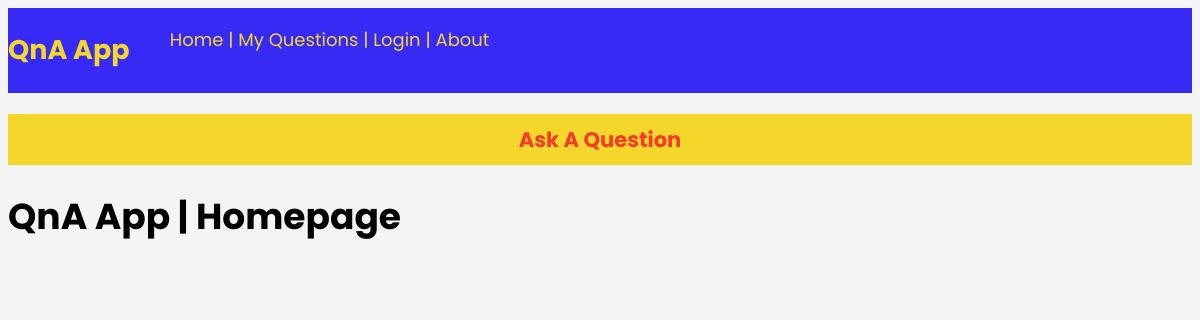
Before: / with the older database file.
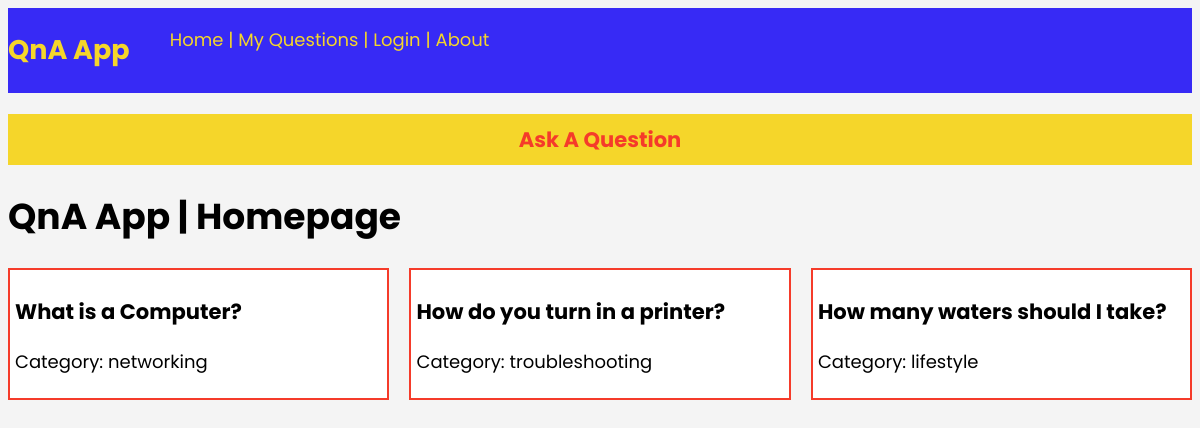
After: the same page with the newer database file.
### models.py (models this page shows)
class Question(db.Model):
    id = db.Column(db.Integer, primary_key = True)
    question_text = db.Column(db.Text, nullable = False)
    category = db.Column(db.String(20), nullable = False)
    asked_by_id = db.Column(db.Integer, db.ForeignKey('user.id'))
    answers_to_question = db.relationship(
        'Answer',
        foreign_keys = 'Answer.for_question_id',
        backref='the_question',
        lazy=True
    )

### app.py (the view)
@app.route('/')
def index():
    questions_dict = Question.query.all()
    return render_template('index.html', questions_dict=questions_dict)

### templates/index.html
{% extends "base.html" %} {% block content %}
<h1>QnA App | Homepage</h1>
<div class="container">
  {% for question in questions_dict %} {% if question.answer %}
  <div class="question-answered">
    <a href="{{url_for('view')}}">
      <h3>{{ question.question_text }}</h3>
      <p>Category: {{ question.category }}</p>
    </a>
  </div>
  {% else %}
  <div class="question">
    <a href="{{url_for('view')}}">
      <h3>{{ question.question_text }}</h3>
      <p>Category: {{ question.category }}</p>
    </a>
  </div>
  {% endif %} {% endfor %}
</div>
{% endblock %}

### templates/base.html (shortened to what this page needs)
<!DOCTYPE html>
<html lang="en">
  <head>
    <link
      rel="stylesheet"
      href="{{ url_for('static', filename='css/style.css') }}"
    />
  </head>
  <body>
    <header>
      <nav id="main-navbar">
        <h1>QnA App</h1>
        <ul>
          <li><a href="{{ url_for('index') }}">Home </a></li>
          <li>|</li>
          <li><a href="{{ url_for('myquestions') }}">My Questions</a></li>
          <li>|</li>
          {% if current_user.is_authenticated %}
          <li><a href="{{ url_for('logout') }}">Logout</a></li>
          {% else %}
          <li><a href="{{ url_for('login') }}">Login</a></li>
          {% endif %}
          <li>|</li>
          <li><a href="{{ url_for('about') }}">About</a></li>
        </ul>
      </nav>
    </header>
    <section id="ask-question">
      <center>
        <h3><a href="{{ url_for('ask') }}"> Ask A Question</a></h3>
      </center>
    </section>
    {% block content %} {% endblock %}
  </body>
</html>

### static/css/style.css (style rules this page uses)
body { background-color: #f4f4f4; font-family: "Poppins", sans-serif; font-size: 18px; }
.container { display: flex; flex-wrap: wrap; justify-content: space-between; }
.container div { flex-basis: 31%; background-color: white; padding: 5px; margin-bottom: 1em; }
#main-navbar { background-color: #372af5; color: #f5d62a; display: flex; }
#main-navbar li { list-style: none; display: inline; }
#main-navbar a { text-decoration: none; color: #f5d62a; }
#ask-question h3 { background-color: #f5d62a; padding-top: 10px; padding-bottom: 10px; }
#ask-question a { text-decoration: none; color: #f53b2a; }
.question { border: 2px #f53b2a solid; }
.question a { text-decoration: none; color: black; }

Changed rows visible on the page:
added Question: question_text "What is a Computer?", category "networking"
added Question: question_text "How do you turn in a printer?", category "troubleshooting"
added Question: question_text "How many waters should I take?", category "lifestyle"
